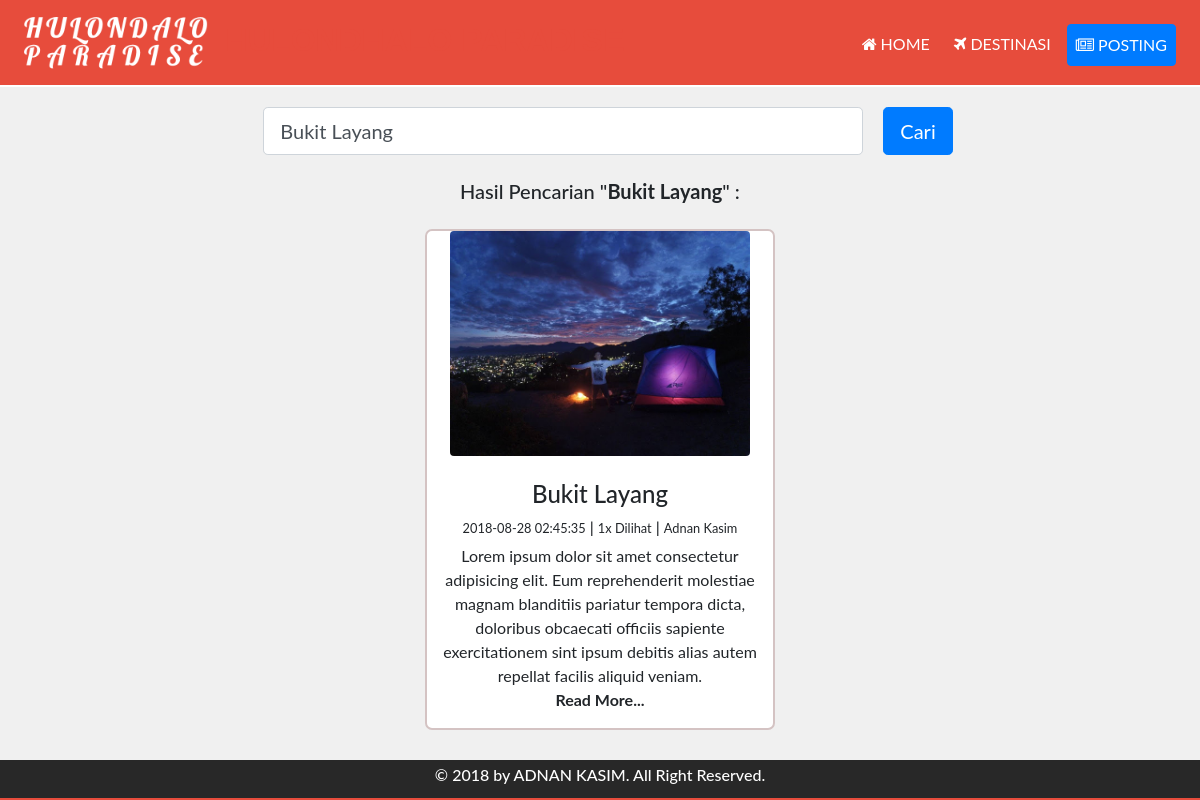
The app's page /pencarian-artikel.php?des=Bukit Layang with its own data.
### tables this page shows
CREATE TABLE `wisata` (
  `id_wisata` tinyint(4) NOT NULL,
  `judul` varchar(255) NOT NULL,
  `deskripsi` text NOT NULL,
  `waktu` datetime NOT NULL DEFAULT CURRENT_TIMESTAMP,
  `gambar` varchar(255) NOT NULL,
  `tampil` int(10) UNSIGNED NOT NULL,
  `validasi` enum('ya','tidak') NOT NULL DEFAULT 'tidak',
  `id_user` mediumint(9) NOT NULL
);

CREATE TABLE `user` (
  `id_user` mediumint(4) NOT NULL,
  `nama` varchar(100) NOT NULL,
  `email` varchar(100) NOT NULL,
  `telepon` varchar(15) NOT NULL,
  `username` varchar(30) NOT NULL,
  `password` varchar(100) NOT NULL,
  `level` enum('admin','user') NOT NULL DEFAULT 'user'
);

### pencarian-artikel.php (the view, shortened to what this page needs)
<?php require('header.php') ?>
<?php
  if(!isset($_GET['des'])){
    header("Location: destinasi.php");
  }else{
    $judul = $_GET["des"];
  }
?>
 <div class="article-home">
   <div class="flex-sm-column flex-row d-flex align-items-center justify-content-center">
    <form class="form-inline" action="pencarian-artikel.php" method="get">
  <div class="form-group mx-sm-3 mb-2">
    <input type="text" class="form-control form-control-lg" name="des" id="inputPassword2" style="width: 50vw" value="<?= $judul ?>">
  </div>
  <input type="submit" class="btn btn-primary mb-2 ml-1 btn-lg" value="Cari">
</form>
   </div>
   <div class="flex-sm-column flex-row d-flex align-items-center justify-content-center">
    <p class="h5 mb-3 mt-3">Hasil Pencarian "<strong><?= $judul ?></strong>" :</p>
   </div>
    <div class="flex-md-row flex-sm-column flex-column d-flex align-items-center justify-content-center">
   <div class="flex-md-row flex-sm-column flex-column d-flex align-items-center justify-content-center flex-wrap">
  <?php
    $result = $conn->query("select * from wisata inner join user on user.id_user = wisata.id_user where judul like '%$judul%' and validasi = 'ya' ");
    while($data = $result->fetch_object()):
  ?>
       <a href="detail-destinasi.php?d=<?= $data->id_wisata ?>">
        <div class="article-content article-content-article text-center">
            <figure class="figure">
              <img src="assets/image/<?= $data->gambar ?>" class="figure-img img-fluid rounded">
            </figure>
            <h3 class="text-center"><?= $data->judul ?></h3>
            <h6><small><?= $data->waktu ?></small> | <small><?= $data->tampil ?>x Dilihat</small> | <small><?= $data->nama ?></small></h6>
            <p>
              <?= substr($data->deskripsi, null, 255)." <br><strong>Read More...</strong>" ?>
            </p>
          </div>
        </a>
    <?php
      endwhile;
    ?>
    </div>
   </div>
 </div>
 <?php require('footer.php') ?>

### assets/css/style.css (style rules this page uses)
* { font-family: 'Lato',sans-serif; }
a { color: inherit; }
body { background-color: #e74c3c; }
.article-home { padding: 20px; background-color: #f0f0f0; }
.article-home img { width: 350px; height: 225px }
.article-content { background-color: white; border-radius: 7px; margin: 10px; }
.article-content img { width: 300px; }
.article-content h3 { font-size: 1.5em; }
.article-content-article { border: 2px solid #d4c3c3; width: 350px; }
.article-content-article h3 { padding: 0 5px 0 5px; font-size: 1.5em; }
.article-content-article img { width: 100%; }

### records on screen
wisata: gambar (picture), judul "Bukit Layang", waktu "2018-08-28 02:45:35", tampil "1", id_user.nama "Adnan Kasim", deskripsi "Lorem ipsum dolor sit amet consectetur adipisicing elit. Eum reprehenderit molestiae magnam blanditiis pariatur tempora dicta, doloribus obcaecati officiis sapiente exercitationem sint ipsum debitis alias autem repellat facilis aliquid veniam."

### other values on screen
$judul "Bukit Layang"
